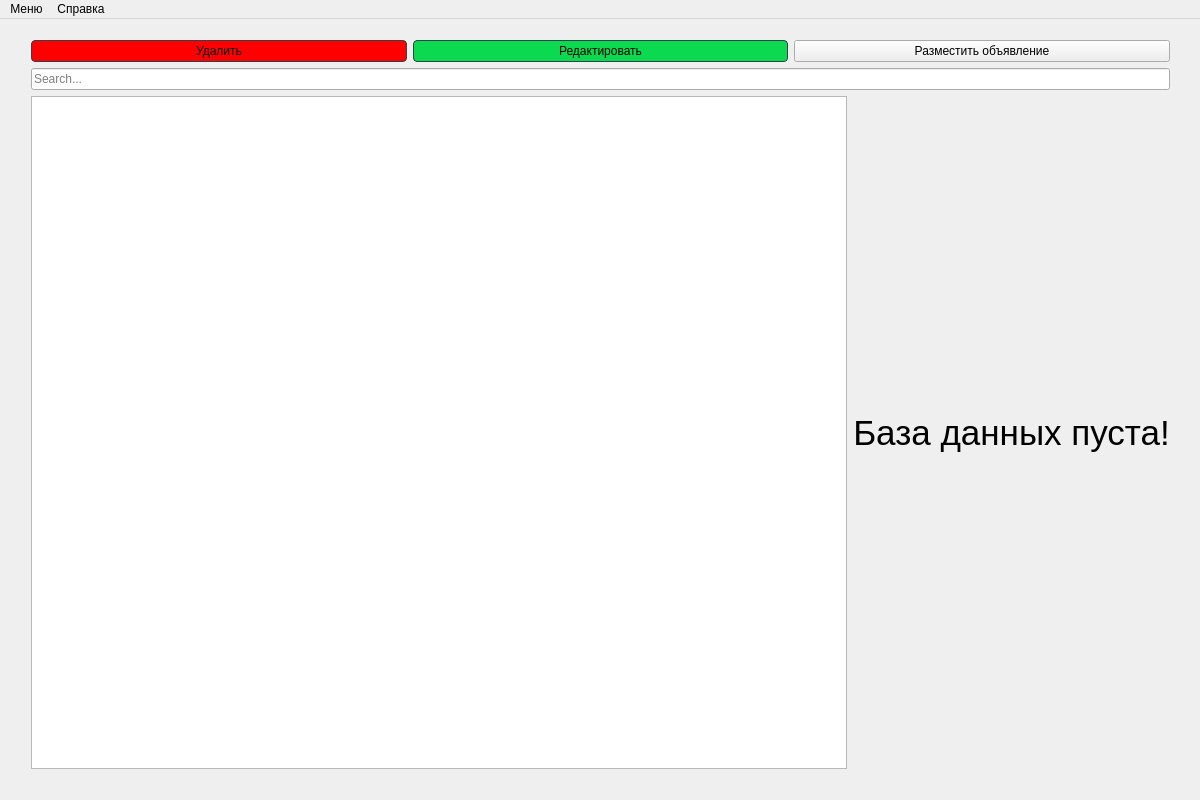
<?xml version="1.0" encoding="UTF-8"?>
<ui version="4.0">
 <class>MainWindow</class>
 <widget class="QMainWindow" name="MainWindow">
  <property name="geometry">
   <rect>
    <x>0</x>
    <y>0</y>
    <width>1200</width>
    <height>800</height>
   </rect>
  </property>
  <property name="contextMenuPolicy">
   <enum>Qt::NoContextMenu</enum>
  </property>
  <property name="windowTitle">
   <string>Доска объявлений</string>
  </property>
  <property name="windowIcon">
   <iconset resource="resources/resources.qrc">
    <normaloff>:/images/ico.png</normaloff>:/images/ico.png</iconset>
  </property>
  <widget class="QWidget" name="centralWidget">
   <widget class="QWidget" name="layoutWidget">
    <property name="geometry">
     <rect>
      <x>20</x>
      <y>10</y>
      <width>1161</width>
      <height>751</height>
     </rect>
    </property>
    <layout class="QVBoxLayout" name="verticalLayout">
     <item>
      <layout class="QHBoxLayout" name="horizontalLayout">
       <item>
        <widget class="QPushButton" name="delButton">
         <property name="sizePolicy">
          <sizepolicy hsizetype="Minimum" vsizetype="Fixed">
           <horstretch>0</horstretch>
           <verstretch>0</verstretch>
          </sizepolicy>
         </property>
         <property name="styleSheet">
          <string notr="true">QPushButton {
  background-color: #FF0000;
  border: 1px solid #32414B;
  color: #000000;
  border-radius: 4px;
  padding: 3px;
  outline: none;
  /* Issue #194 - Special case of QPushButton inside dialogs, for better UI */
  min-width: 80px;
}

QPushButton:disabled {
  background-color: #808080;
  border: 1px solid #32414B;
  color: #000000;
  border-radius: 4px;
  padding: 3px;
}

QPushButton:checked {
  background-color: #32414B;
  border: 1px solid #32414B;
  border-radius: 4px;
  padding: 3px;
  outline: none;
}

QPushButton:checked:disabled {
  background-color: #19232D;
  border: 1px solid #32414B;
  color: #787878;
  border-radius: 4px;
  padding: 3px;
  outline: none;
}

QPushButton:checked:selected {
  background: #1464A0;
  color: #32414B;
}

QPushButton::menu-indicator {
  subcontrol-origin: padding;
  subcontrol-position: bottom right;
  bottom: 4px;
}

QPushButton:pressed {
  background-color: #FFFFFF;
  border: 1px solid #19232D;
}

QPushButton:pressed:hover {
  border: 1px solid #148CD2;
}

QPushButton:hover {
  border: 1px solid #148CD2;
  color: #F0F0F0;
}

QPushButton:selected {
  background: #1464A0;
  color: #32414B;
}

QPushButton:hover {
  border: 3px solid #148CD2;
  color: #00116B;
}

QPushButton:focus {
  border: 1px solid #1464A0;
}
</string>
         </property>
         <property name="text">
          <string>Удалить</string>
         </property>
        </widget>
       </item>
       <item>
        <widget class="QPushButton" name="editButton">
         <property name="sizePolicy">
          <sizepolicy hsizetype="Minimum" vsizetype="Fixed">
           <horstretch>0</horstretch>
           <verstretch>0</verstretch>
          </sizepolicy>
         </property>
         <property name="styleSheet">
          <string notr="true">QPushButton {
  background-color: #0BDA51;
  border: 1px solid #32414B;
  color: #000000;
  border-radius: 4px;
  padding: 3px;
  outline: none;
  /* Issue #194 - Special case of QPushButton inside dialogs, for better UI */
  min-width: 80px;
}

QPushButton:disabled {
  background-color: #808080;
  border: 1px solid #32414B;
  color: #000000;
  border-radius: 4px;
  padding: 3px;
}

QPushButton:checked {
  background-color: #FFFFFF;
  border: 1px solid #32414B;
  border-radius: 4px;
  padding: 3px;
  outline: none;
}

QPushButton:checked:disabled {
  background-color: #19232D;
  border: 1px solid #32414B;
  color: #787878;
  border-radius: 4px;
  padding: 3px;
  outline: none;
}

QPushButton:checked:selected {
  background: #1464A0;
  color: #32414B;
}

QPushButton::menu-indicator {
  subcontrol-origin: padding;
  subcontrol-position: bottom right;
  bottom: 4px;
}

QPushButton:pressed {
  background-color: #FFFFFF;
  border: 1px solid #19232D;
}

QPushButton:pressed:hover {
  border: 1px solid #148CD2;
}

QPushButton:hover {
  border: 1px solid #148CD2;
  color: #F0F0F0;
}

QPushButton:selected {
  background: #1464A0;
  color: #32414B;
}

QPushButton:hover {
  border: 3px solid #148CD2;
  color: #00116B;
}

QPushButton:focus {
  border: 1px solid #1464A0;
}
</string>
         </property>
         <property name="text">
          <string>Редактировать</string>
         </property>
        </widget>
       </item>
       <item>
        <widget class="QPushButton" name="addButton">
         <property name="styleSheet">
          <string notr="true">QPushButton {
  background-color: #1E90FF;
  border: 1px solid #32414B;
  color: #000000;
  border-radius: 4px;
  padding: 3px;
  outline: none;
  /* Issue #194 - Special case of QPushButton inside dialogs, for better UI */
  min-width: 80px;
}

QPushButton:disabled {
  background-color: #808080;
  border: 1px solid #32414B;
  color: #000000;
  border-radius: 4px;
  padding: 3px;
}

QPushButton:checked {
  background-color: #32414B;
  border: 1px solid #32414B;
  border-radius: 4px;
  padding: 3px;
  outline: none;
}

QPushButton:checked:disabled {
  background-color: #19232D;
  border: 1px solid #32414B;
  color: #787878;
  border-radius: 4px;
  padding: 3px;
  outline: none;
}

QPushButton:checked:selected {
  background: #1464A0;
  color: #32414B;
}

QPushButton::menu-indicator {
  subcontrol-origin: padding;
  subcontrol-position: bottom right;
  bottom: 4px;
}

QPushButton:pressed {
  background-color: #FFFFFF;
  border: 1px solid #19232D;
}

QPushButton:pressed:hover {
  border: 1px solid #148CD2;
}

QPushButton:hover {
  border: 1px solid #148CD2;
  color: #F0F0F0;
}

QPushButton:selected {
  background: #1464A0;
  color: #32414B;
}

QPushButton:hover {
  border: 3px solid #148CD2;
  color: #00116B;
}

QPushButton:focus {
  border: 1px solid #1464A0;
}
QQ</string>
         </property>
         <property name="text">
          <string>Разместить объявление</string>
         </property>
        </widget>
       </item>
      </layout>
     </item>
     <item>
      <widget class="QLineEdit" name="lineEdit">
       <property name="inputMask">
        <string/>
       </property>
       <property name="text">
        <string/>
       </property>
       <property name="placeholderText">
        <string>Search...</string>
       </property>
      </widget>
     </item>
     <item>
      <layout class="QGridLayout" name="gridLayout_2">
       <item row="0" column="1">
        <widget class="QLabel" name="label">
         <property name="styleSheet">
          <string notr="true">font: 26pt;</string>
         </property>
         <property name="text">
          <string>База данных пуста!</string>
         </property>
         <property name="alignment">
          <set>Qt::AlignCenter</set>
         </property>
        </widget>
       </item>
       <item row="0" column="0">
        <widget class="QTableView" name="tableView"/>
       </item>
      </layout>
     </item>
    </layout>
   </widget>
  </widget>
  <widget class="QMenuBar" name="menuBar">
   <property name="geometry">
    <rect>
     <x>0</x>
     <y>0</y>
     <width>1200</width>
     <height>26</height>
    </rect>
   </property>
   <widget class="QMenu" name="menu">
    <property name="title">
     <string>Меню</string>
    </property>
    <addaction name="menu1_add_record"/>
    <addaction name="menu1_edit_record"/>
    <addaction name="menu1_del_record"/>
    <addaction name="separator"/>
    <addaction name="menu1_exit"/>
   </widget>
   <widget class="QMenu" name="menu_2">
    <property name="title">
     <string>Справка</string>
    </property>
    <addaction name="menu2_help"/>
    <addaction name="menu2_about"/>
   </widget>
   <addaction name="menu"/>
   <addaction name="menu_2"/>
  </widget>
  <action name="menu1_add_record">
   <property name="text">
    <string>Разместить объявление</string>
   </property>
   <property name="shortcut">
    <string>Ctrl+A</string>
   </property>
  </action>
  <action name="menu1_edit_record">
   <property name="checkable">
    <bool>false</bool>
   </property>
   <property name="enabled">
    <bool>true</bool>
   </property>
   <property name="text">
    <string>Редактировать объявление</string>
   </property>
   <property name="shortcut">
    <string>Ctrl+E</string>
   </property>
  </action>
  <action name="menu1_del_record">
   <property name="enabled">
    <bool>true</bool>
   </property>
   <property name="text">
    <string>Удалить объявление</string>
   </property>
   <property name="shortcut">
    <string>Ctrl+D</string>
   </property>
  </action>
  <action name="menu1_exit">
   <property name="text">
    <string>Выход</string>
   </property>
   <property name="shortcut">
    <string>Ctrl+Q</string>
   </property>
  </action>
  <action name="menu2_help">
   <property name="text">
    <string>Помощь</string>
   </property>
   <property name="shortcut">
    <string>F1</string>
   </property>
  </action>
  <action name="menu2_about">
   <property name="text">
    <string>О программе</string>
   </property>
   <property name="shortcut">
    <string>F2</string>
   </property>
  </action>
 </widget>
 <layoutdefault spacing="6" margin="11"/>
 <resources>
  <include location="resources/resources.qrc"/>
 </resources>
 <connections/>
</ui>
